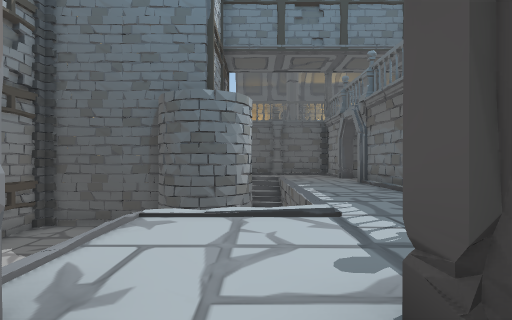
view 1 (above)

20 first-person views from a walk through a Unity game level. The camera is 1.4 m above the floor, looks level and sees 85° across. The floor is counted in squares, 2 m on a side. Each view is taken from the middle of a square. On the plan, view 1 faces up. The plan holds only what a view shows up to about 9 squares ahead; the rest is blank. The place goes on beyond the plan. Door leaves are left out, so doorways stand open.

view 2
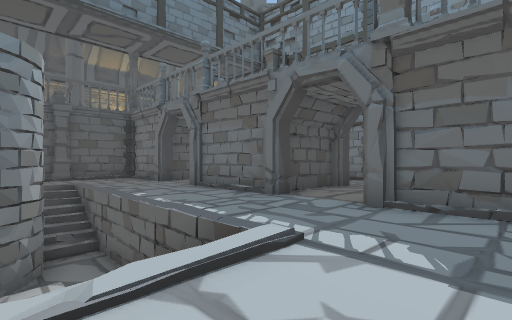

view 3
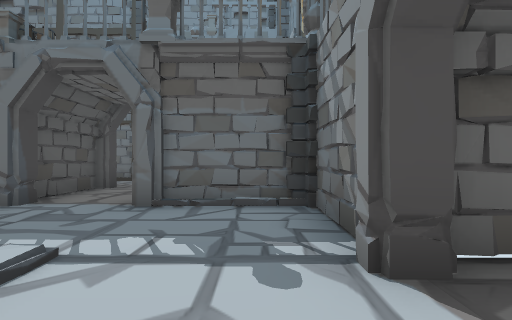

view 4
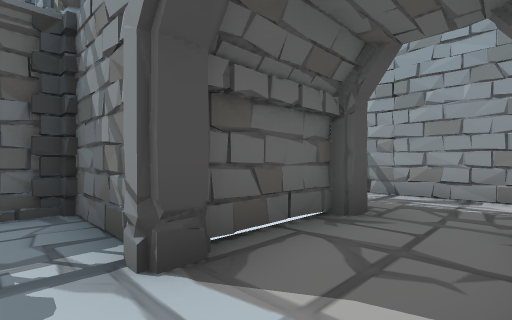

view 5
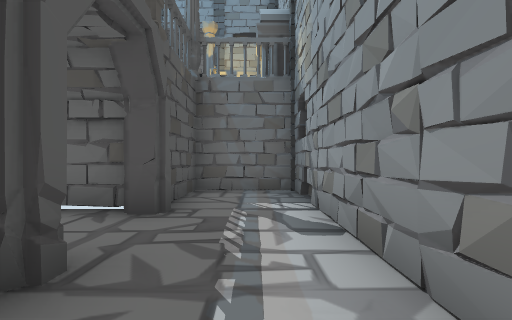

view 6
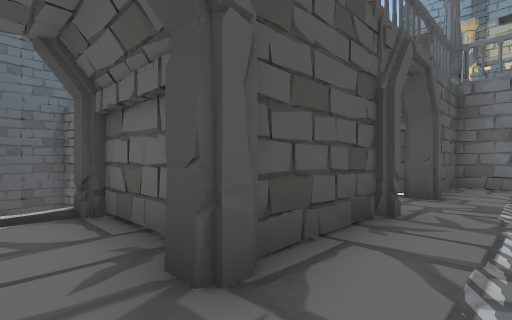

view 7
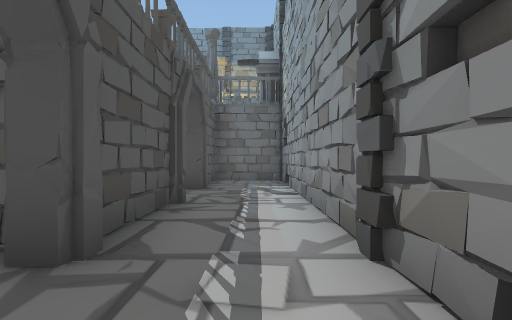

view 8
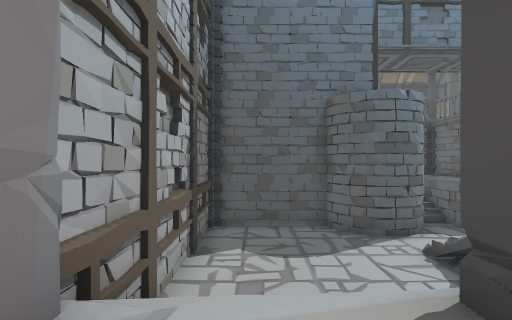

view 9
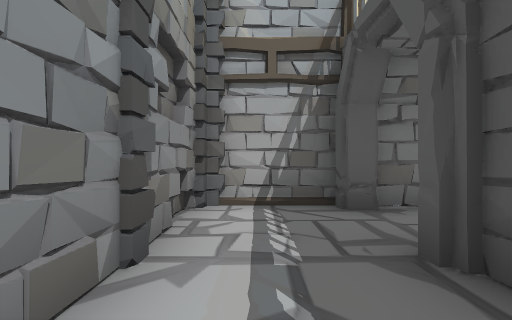

view 10
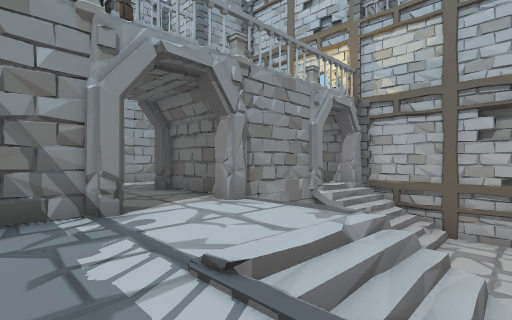

view 11
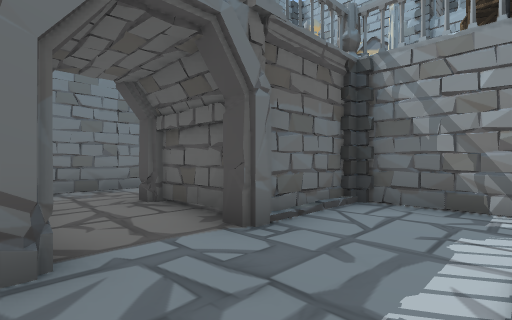

view 12
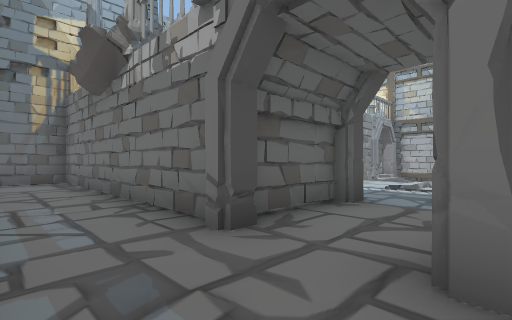

view 13
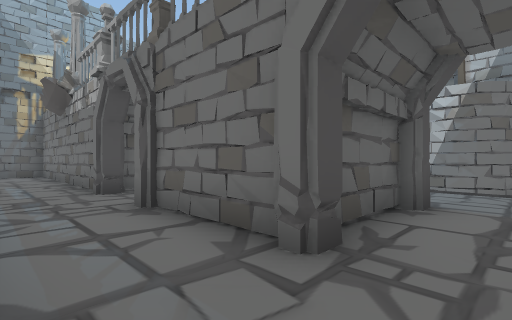

view 14
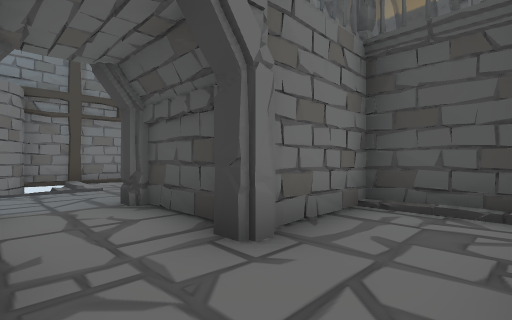

view 15
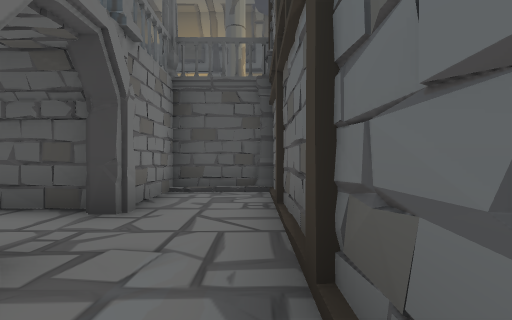

view 16
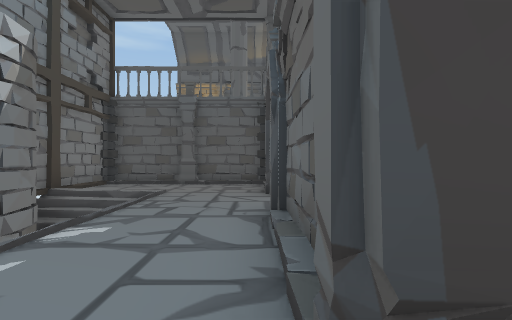

view 17
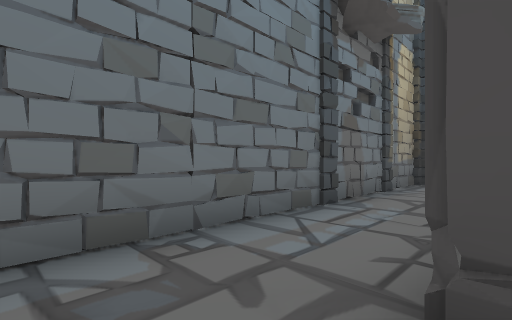

view 18
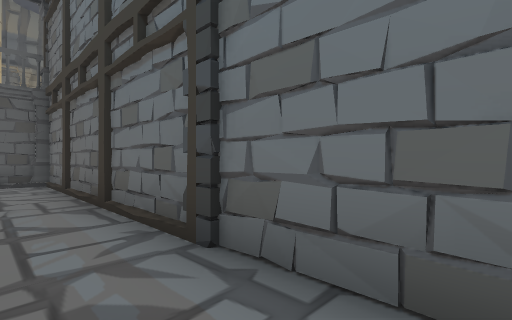

view 19
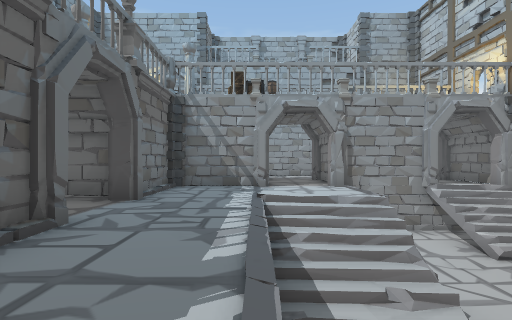

view 20
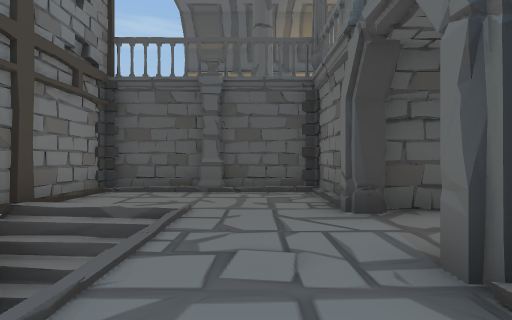

### Floor plan
Key: @ floor where view 1 was taken; # wall or solid block; . main floor; - floor 0.25 m lower than the main floor; _ floor 1.75 m lower than the main floor; < floor 2.5 m lower than the main floor; / step, stairs or slope; P pillar; O other object.
Columns run from 7 left of view 1 to 9 right of it. Each row starts with its distance up from view 1.
 14      ####### ##
 13      #//P//###.P
 12      #//../###..#
 11      #////.##O..#
 10      ###/.......#
  9       ##/.O.....#
  8  #######/.####..#
  7  #<<<##////###..#
  6  #<<<<<///.##O..#
  5  #<<<<#//.......#
  4  #<<<<--/.O.....#
  3  #_#  ....####..#
  2  #/#  .....###..#
  1 ##/###..O### #..#
  0 ##.###.@#    #..#
 -1 #..###..#### #..#
 -2 ##.........# #..#
 -3 #..........# #..#
 -4 ######## ### ####

Where each view was taken, in squares from view 1:
view 1: 0 up, 0 right, facing up
view 2: 2 up, 1 left, facing up-right
view 3: 2 up, 1 left, facing right
view 4: 2 up, 1 left, facing down-right
view 5: 3 down, 3 left, facing right
view 6: 3 down, 5 left, facing up-right
view 7: 3 down, 6 left, facing right
view 8: 0 up, 5 left, facing up
view 9: 3 down, 2 left, facing left
view 10: 5 up, 2 right, facing down-left
view 11: 6 up, 1 right, facing down-right
view 12: 6 up, 8 right, facing down-left
view 13: 10 up, 8 right, facing down-left
view 14: 9 up, 8 right, facing up-left
view 15: 7 up, 8 right, facing up
view 16: 5 up, 3 right, facing up
view 17: 5 up, 6 right, facing down-right
view 18: 4 up, 7 right, facing up-right
view 19: 9 up, 1 right, facing down
view 20: 7 up, 2 right, facing up
